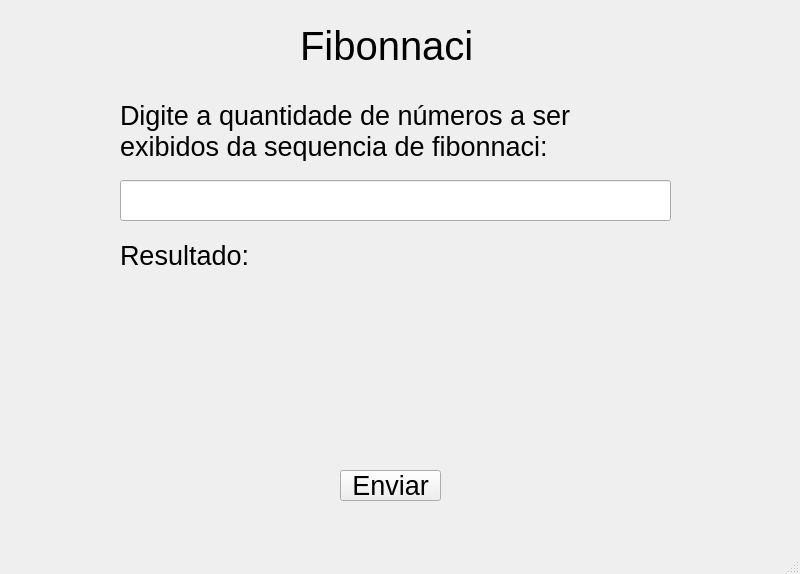
<?xml version="1.0" encoding="UTF-8"?>
<ui version="4.0">
 <class>MainWindow</class>
 <widget class="QMainWindow" name="MainWindow">
  <property name="geometry">
   <rect>
    <x>0</x>
    <y>0</y>
    <width>800</width>
    <height>574</height>
   </rect>
  </property>
  <property name="windowTitle">
   <string>MainWindow</string>
  </property>
  <widget class="QWidget" name="centralwidget">
   <widget class="QLabel" name="label">
    <property name="geometry">
     <rect>
      <x>300</x>
      <y>10</y>
      <width>171</width>
      <height>71</height>
     </rect>
    </property>
    <property name="font">
     <font>
      <pointsize>30</pointsize>
     </font>
    </property>
    <property name="text">
     <string>Fibonnaci</string>
    </property>
   </widget>
   <widget class="QLabel" name="label_2">
    <property name="geometry">
     <rect>
      <x>120</x>
      <y>100</y>
      <width>551</width>
      <height>61</height>
     </rect>
    </property>
    <property name="font">
     <font>
      <pointsize>20</pointsize>
     </font>
    </property>
    <property name="text">
     <string>Digite a quantidade de números a ser exibidos da sequencia de fibonnaci:</string>
    </property>
    <property name="wordWrap">
     <bool>true</bool>
    </property>
   </widget>
   <widget class="QLineEdit" name="lineEditNumero1">
    <property name="geometry">
     <rect>
      <x>120</x>
      <y>180</y>
      <width>551</width>
      <height>41</height>
     </rect>
    </property>
   </widget>
   <widget class="QLabel" name="labelResultado">
    <property name="geometry">
     <rect>
      <x>120</x>
      <y>240</y>
      <width>551</width>
      <height>191</height>
     </rect>
    </property>
    <property name="font">
     <font>
      <pointsize>20</pointsize>
     </font>
    </property>
    <property name="text">
     <string>Resultado:</string>
    </property>
    <property name="alignment">
     <set>Qt::AlignLeading|Qt::AlignLeft|Qt::AlignTop</set>
    </property>
    <property name="wordWrap">
     <bool>true</bool>
    </property>
   </widget>
   <widget class="QPushButton" name="pushButtonEnviar">
    <property name="geometry">
     <rect>
      <x>340</x>
      <y>470</y>
      <width>101</width>
      <height>31</height>
     </rect>
    </property>
    <property name="font">
     <font>
      <pointsize>20</pointsize>
     </font>
    </property>
    <property name="text">
     <string>Enviar</string>
    </property>
   </widget>
  </widget>
  <widget class="QMenuBar" name="menubar">
   <property name="geometry">
    <rect>
     <x>0</x>
     <y>0</y>
     <width>800</width>
     <height>21</height>
    </rect>
   </property>
  </widget>
  <widget class="QStatusBar" name="statusbar"/>
 </widget>
 <resources/>
 <connections/>
</ui>
